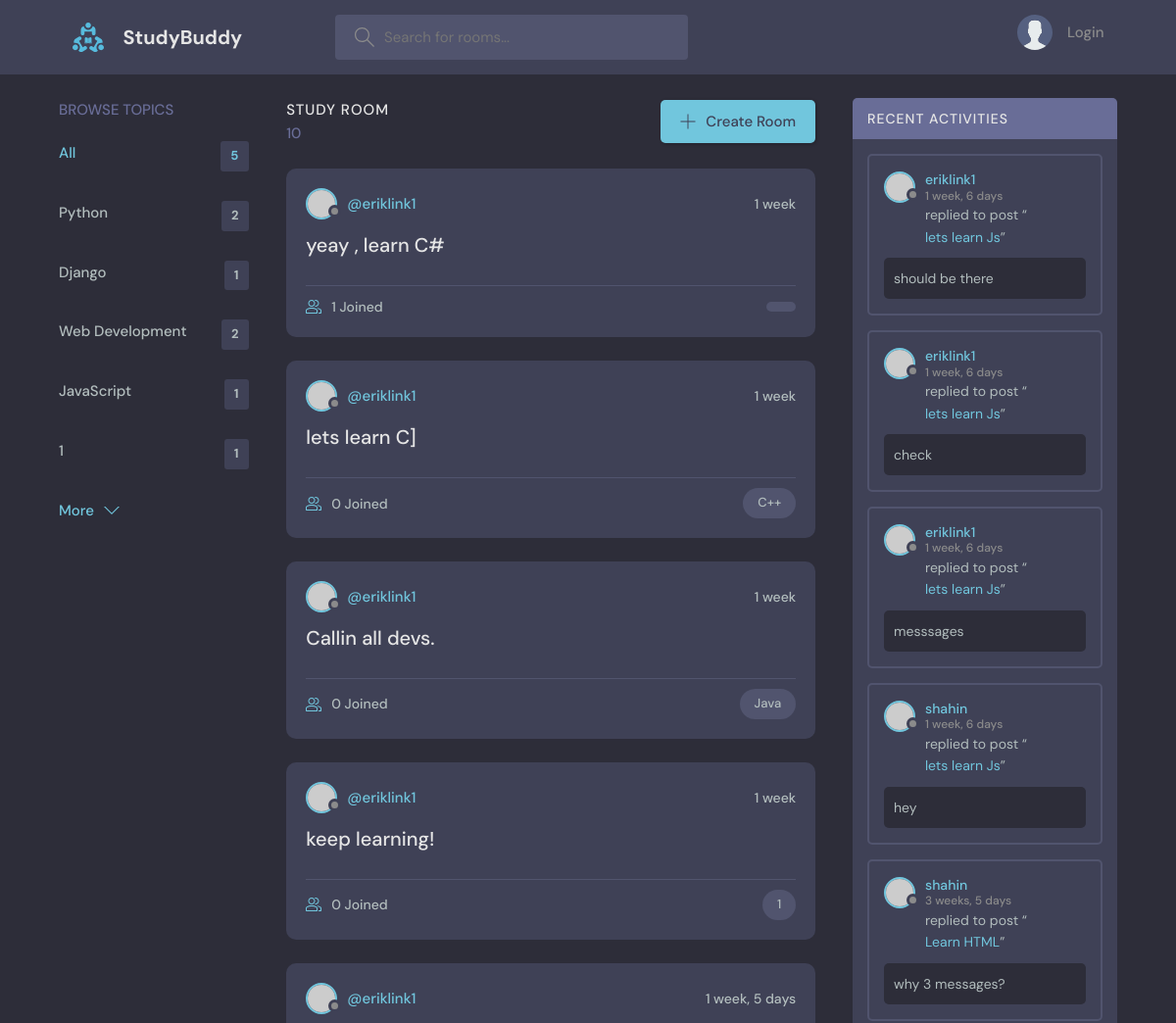
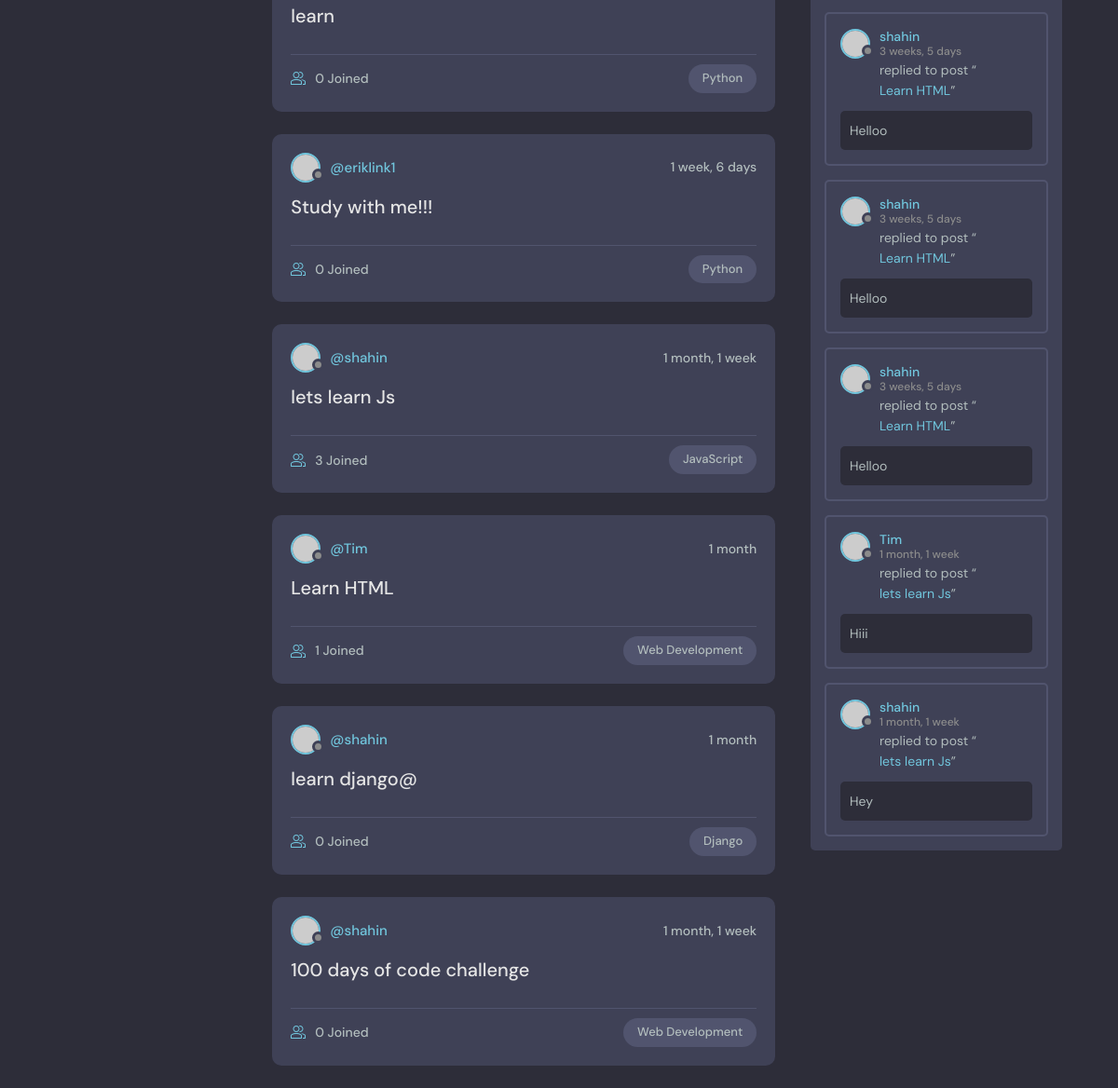
The page / on the database its author committed (2 pictures, top to bottom).
### base/models.py (models this page shows, shortened)
class Topic(models.Model):
    name = models.CharField(max_length = 200)

class Room(models.Model):
    host = models.ForeignKey(User,on_delete = models.SET_NULL, null = True)
    topic = models.ForeignKey(Topic, on_delete = models.SET_NULL, null = True) # when on delete is NULL so null = True should be written
    name = models.CharField(max_length=200) #null= False is default, not allowed Null
    description = models.TextField(null = True, blank = True, max_length = 3000) # allowed Null in column
    participants = models.ManyToManyField(User, related_name='participants', blank = True)
    updated = models.DateTimeField(auto_now = True) #takes every save
    created = models.DateTimeField(auto_now_add = True) #takes when it s created
    class Meta:
        ordering = ['-updated','-created']
    def __str__(self):
        return self.name #in order to see name from db

class Message(models.Model):
    user = models.ForeignKey(User, on_delete = models.CASCADE) #from built in User table
    room = models.ForeignKey(Room, on_delete = models.CASCADE) #models.SET_NULL room deleted-messages will be NULL connected, models.CASCADE room deleted-messages deleted
    body = models.TextField(max_length= 3000)
    updated = models.DateTimeField(auto_now = True) #takes every save
    created = models.DateTimeField(auto_now_add = True) #takes when it s created
    def __str__(self):
        return self.body[0:50]
    class Meta:
        ordering = ['-updated','-created']

### base/views.py (the view)
# urls.py: path('', views.home, name = 'home'),
def home(request):
    q = request.GET.get('q') if request.GET.get('q') != None else ''
    rooms = Room.objects.filter(
        Q(topic__name__icontains = q) |
        Q(name__icontains = q) |
        Q(description__icontains = q)
                                )
    topics= Topic.objects.all()[0:5]
    room_count = rooms.count()
    room_messages = Message.objects.filter(Q(room__topic__name__icontains=q)).order_by('-updated')
    context = {'rooms':rooms, 'topics':topics, "room_count": room_count,'room_messages':room_messages}
    return render(request, 'base/home.html', context)

### base/templates/base/home.html (shortened to what this page needs)
{% extends 'main.html'%}
{%block content%}
    <main class="layout layout--3">
      <div class="container">
        {%include 'base/topics_component.html'%}
        <div class="roomList">
          <div class="roomList__header">
            <div>
              <h2>Study Room</h2>
              <p>{{room_count}}</p>
            </div>
            <a class="btn btn--main" href="{% url 'create-room'%}">
              <svg version="1.1" xmlns="http://www.w3.org/2000/svg" width="32" height="32" viewBox="0 0 32 32">
                <title>add</title>
                <path
                  d="M16.943 0.943h-1.885v14.115h-14.115v1.885h14.115v14.115h1.885v-14.115h14.115v-1.885h-14.115v-14.115z"
                ></path>
              </svg>
              Create Room
            </a>
          </div>
          {% include 'base/feed_component.html'%}
        </div>
      <div>
        {% include 'base/activity_component.html' %}
      </div>
      </div>
    </main>
    {%endblock %}

### base/templates/base/topics_component.html
<div class="topics">
    <div class="topics__header">
      <h2>Browse Topics</h2>
    </div>
    <ul class="topics__list">
      <li>
        <a href="{% url 'home' %}" class="active">All <span>{{topics.count}}</span></a>
      </li>
      {% for topic in topics %}
      <li>
        <a href = "{% url 'home' %}?q={{topic.name}}" >{{topic.name}} <span>{{topic.room_set.all.count}}</span></a>
      </li>
      {% endfor %}
    </ul>
    <a class="btn btn--link" href="{%url 'topics'%}">
      More
      <svg version="1.1" xmlns="http://www.w3.org/2000/svg" width="32" height="32" viewBox="0 0 32 32">
        <title>chevron-down</title>
        <path d="M16 21l-13-13h-3l16 16 16-16h-3l-13 13z"></path>
      </svg>
    </a>
  </div>

### base/templates/base/feed_component.html (shortened to what this page needs)
{% for room in rooms%}
<div class="roomListRoom">
    <div class="roomListRoom__header">
      <a href="{%url 'user-profile' room.host.id%}" class="roomListRoom__author">
        <div class="avatar avatar--small">
          <img src="https://randomuser.me/api/portraits/women/11.jpg" />
        </div>
        <span>@{{room.host.username}}</span>
      </a>
      <div class="roomListRoom__actions">
        <span>{{room.created|timesince}}</span>
      </div>
    </div>
    <div class="roomListRoom__content">
      <a href = "{% url 'room' room.id %}">{{room.name}}</a>
    </div>
    <div class="roomListRoom__meta">
      <a href="{% url 'room' room.id %}" class="roomListRoom__joined">
        {{room.participants.all.count}} Joined
      </a>
      <p class="roomListRoom__topic">{{room.topic.name}}</p>
    </div>
  </div>
{% endfor %}

### base/templates/base/activity_component.html (shortened to what this page needs)
<div class="activities">
    <div class="activities__header">
      <h2>Recent Activities</h2>
    </div>
    {%for message in room_messages%}
    <div class="activities__box">
      <div class="activities__boxHeader roomListRoom__header">
        <a href=" {%url 'user-profile' message.user.id %}" class="roomListRoom__author">
          <div class="avatar avatar--small">
            <img src="https://randomuser.me/api/portraits/women/11.jpg" />
          </div>
          <p>
            {{message.user}}
            <span>{{message.created|timesince}}</span>
          </p>
        </a>
    </div>
      <div class="activities__boxContent">
        <p>replied to post “<a href="{% url 'room' message.room.id%}">{{message.room}}</a>”</p>
        <div class="activities__boxRoomContent">
          {{message.body}}
        </div>
      </div>
    </div>
    {%endfor%}
</div>

### rows shown on the page
Topic: name "Python", room_set.all.count "2"
Topic: name "Django", room_set.all.count "1"
Topic: name "Web Development", room_set.all.count "2"
Topic: name "JavaScript", room_set.all.count "1"
Topic: name "1", room_set.all.count "1"
Room: host.username "eriklink1", created "1 week", name "yeay , learn C#", participants.all.count "1"
Room: host.username "eriklink1", created "1 week", name "lets learn C]", participants.all.count "0", topic.name "C++"
Room: host.username "eriklink1", created "1 week", name "Callin all devs.", participants.all.count "0", topic.name "Java"
Room: host.username "eriklink1", created "1 week", name "keep learning!", participants.all.count "0", topic.name "1"
Room: host.username "eriklink1", created "1 week, 5 days", name "learn", participants.all.count "0", topic.name "Python"
Room: host.username "eriklink1", created "1 week, 6 days", name "Study with me!!!", participants.all.count "0", topic.name "Python"
Room: host.username "shahin", created "1 month, 1 week", name "lets learn Js", participants.all.count "3", topic.name "JavaScript"
Room: host.username "Tim", created "1 month", name "Learn HTML", participants.all.count "1", topic.name "Web Development"
Room: host.username "shahin", created "1 month", name "learn django@", participants.all.count "0", topic.name "Django"
Room: host.username "shahin", created "1 month, 1 week", name "100 days of code challenge", participants.all.count "0", topic.name "Web Development"
Message: user "eriklink1", created "1 week, 6 days", room "lets learn Js", body "should be there"
Message: user "eriklink1", created "1 week, 6 days", room "lets learn Js", body "check"
Message: user "eriklink1", created "1 week, 6 days", room "lets learn Js", body "messsages"
Message: user "shahin", created "1 week, 6 days", room "lets learn Js", body "hey"
Message: user "shahin", created "3 weeks, 5 days", room "Learn HTML", body "why 3 messages?"
Message: user "shahin", created "3 weeks, 5 days", room "Learn HTML", body "Helloo"
Message: user "shahin", created "3 weeks, 5 days", room "Learn HTML", body "Helloo"
Message: user "shahin", created "3 weeks, 5 days", room "Learn HTML", body "Helloo"
Message: user "Tim", created "1 month, 1 week", room "lets learn Js", body "Hiii"
Message: user "shahin", created "1 month, 1 week", room "lets learn Js", body "Hey"

### other values the page prints
{{ topics.count }} "5"
{{ room_count }} "10"
